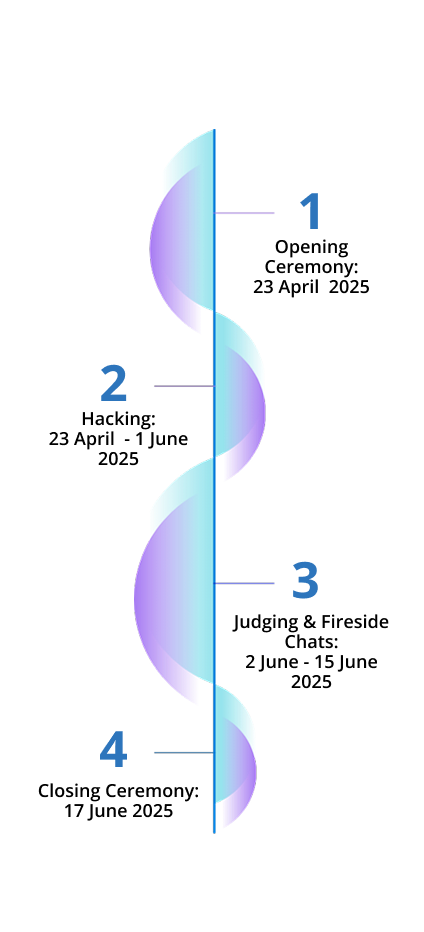
#> input picture timeline-mobile-new.png, 424 x 932 px
$ python main.py
#> lines starting #> are read from the running program, lines starting #| are printed output that depends on the picture
from PIL import Image

# Load your image
img = Image.open("timeline-mobile-new.png")\
#> img is the input picture: PIL image 424x932 RGBA; mean R, G, B, A 14.4, 17.6, 23.6, 21.2

expand_shrink_factor = 1.5

# Define new size (e.g., 1.5x larger)
new_width = int(img.width * expand_shrink_factor)
#> new_width = 636
new_height = int(img.height * expand_shrink_factor)
#> new_height = 1398

# Create a transparent background
new_img = Image.new("RGBA", (new_width, new_height), (0, 0, 0, 0))
#> new_img: PIL image 636x1398 RGBA; every value is 0

# Paste the original image in the center
x = (new_width - img.width) // 2
#> x = 106
y = (new_height - img.height) // 2
#> y = 233
new_img.paste(img, (x, y))
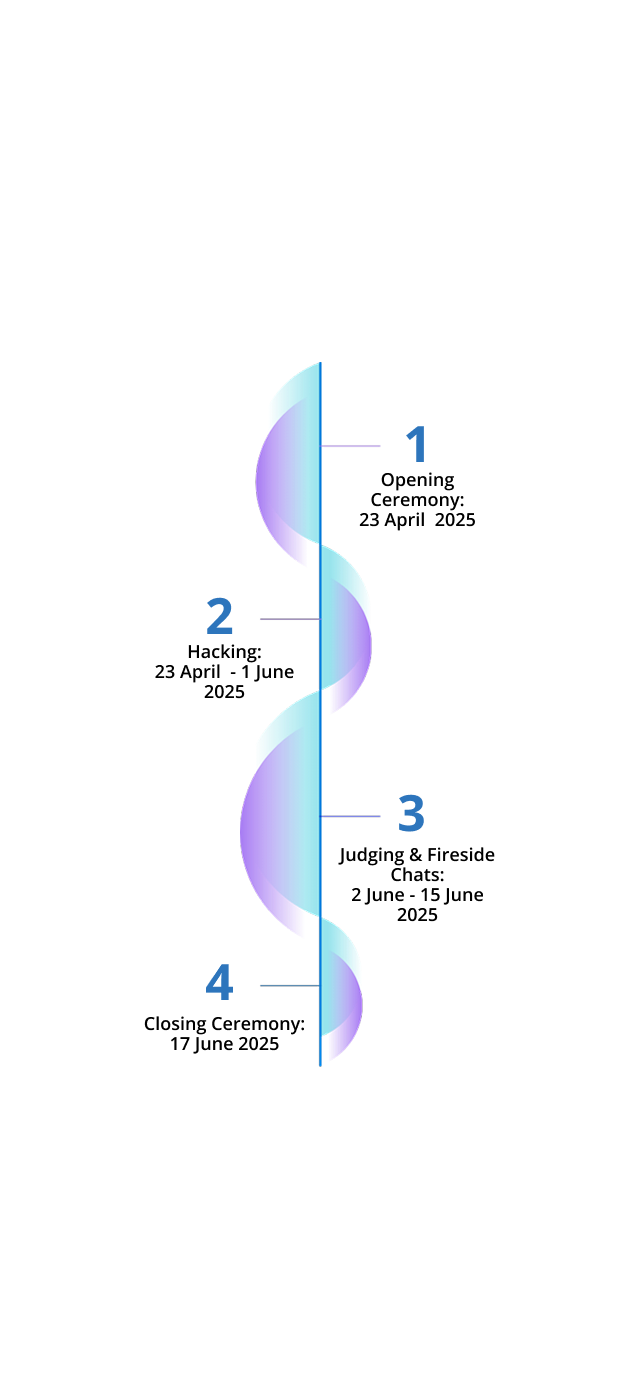
#> new_img: PIL image 636x1398 RGBA; mean R, G, B, A 6.4, 7.8, 10.5, 9.4; transparent parts drawn white

# Save result
new_img.save("expanded_image.png")

$ run again, with timeline-desktop-new-japanese.png copied over timeline-mobile-new.png
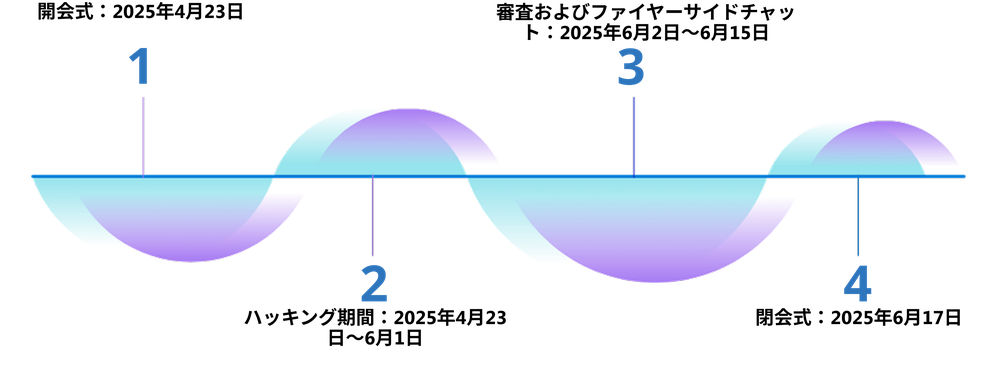
#> input picture timeline-desktop-new-japanese.png, 1000 x 375 px, shrunk from 3827 x 1437 before the run
#> img is the input picture: PIL image 1000x375 RGBA; mean R, G, B, A 26.9, 33, 44.4, 37.4
#> `new_img.paste(img, (x, y))`:
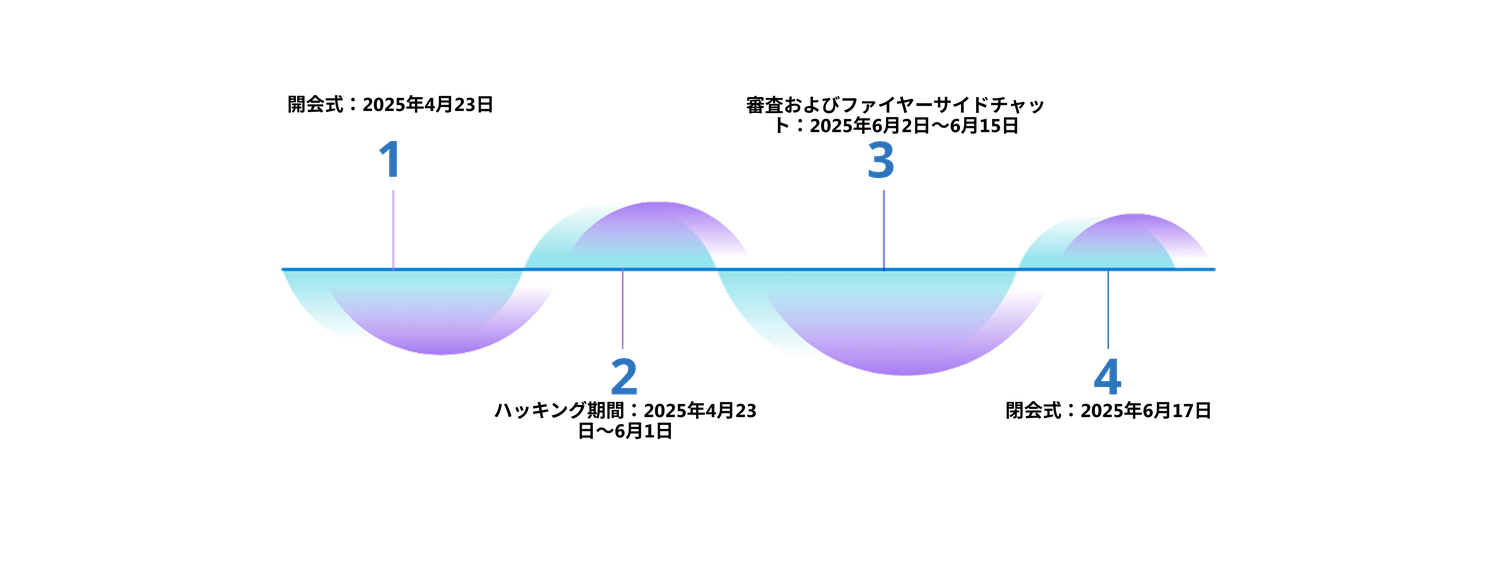
#> new_img: PIL image 1500x562 RGBA; mean R, G, B, A 12, 14.7, 19.8, 16.6; transparent parts drawn white
